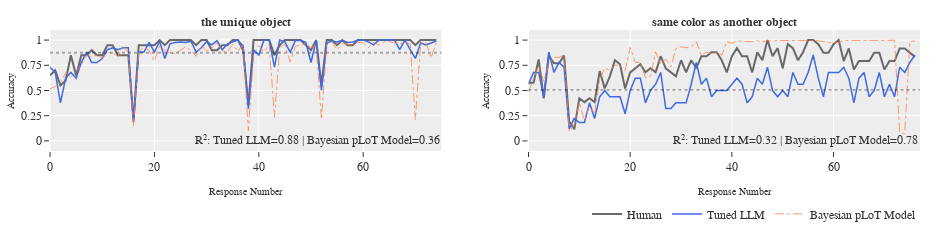

The cell this chart's notebook holds for it:
### Code cell
# concepts = make_rule_threes(data['TunFOL'][0])
pretty_name = {'PTG16': 'Bayesian pLoT Model', 
                    'Tuned112-7B': 'Tuned LLM', 
                    'Tuned112-7B-AnswerLoss': 'Tuned-CE', 
                    'Pretrained-7B': 'Pretrained LLM',
                    'Tuned92-7B': 'Pretrained',
                    'GPT2-Tuned112': "GPT2-Tuned"}

fig = plot_trajectory_graphs(concepts=[
                            # ['hg201', 'hg200'],
                            # primitives_or,
                            # SUBSETS['tuned92-heldout']
                            # SUBSETS['fol']
                            ['hg96', 'hg63']
                            # ['hg45', 'hg68']
                            # ['hg03', 'hg04', 'hg18', 'hg19', 'hg20', 'hg24', 'hg09']
                            # ['hg84', 'hg89', 'hg08', 'hg103', 'hg75']
                            # make_rule_threes(data_files['Pretrained-7B'], 
                            #     search_within_concepts=SUBSETS['tuned112']
                            # )
                            # find_biggest_diff(data_files['PTG16'], data_files['Tuned112-7B'], 
                            #     search_within_concepts=SUBSETS['boolean'])
                            # find_biggest_diff(data_files['Pretrained-7B'], data_files['Tuned112-7B'], 
                            #     metric = lambda x: x['macc'],
                                # search_within_concepts=SUBSETS['fol']
                                # )
                            # find_biggest_diff(data_files['Pretrained-7B'], data_files['Tuned112-7B'], 
                            #     search_within_concepts=SUBSETS['fol'])
                            ][0],
                        sources={k: data_files[k] for k in 
                            ['Tuned112-7B', 'PTG16']
                        },
                        num_cols=2,
                        width_per_col=300,
                        color_dash_dict=color_and_dash,
                        pretty_name_dict=pretty_name,
                        height_per_row=200,
                        readable_names=True,
                        end_early=1000)

fig.add_annotation(text='Response Number', xref='x domain', yref='paper', x=1.85, y=-0.4, showarrow=False, font_size=10, font_family='times new roman')
fig.add_annotation(text='Accuracy', xref='x domain', yref='paper', x=-0.12, y=0.5, showarrow=False, font_size=10, font_family='times new roman', textangle=-90)
fig.add_annotation(text='Accuracy', xref='x domain', yref='paper', x=1.13, y=0.5, showarrow=False, font_size=10, font_family='times new roman', textangle=-90)
fig.add_annotation(text='Response Number', xref='x domain', yref='paper', x=0.5, y=-0.4, showarrow=False, font_size=10, font_family='times new roman')
# fig.add_annotation(text='Accuracy', xref='x domain', yref='paper', x=-0.12, y=0.1, showarrow=False, font_size=10, font_family='times new roman', textangle=-90)
fig.update_layout(legend=dict(orientation="h", itemwidth=30, yanchor="top", y=-0.4,
        xanchor="right",
        x=1, font={'family': 'times_new_roman'}))

fig.update_traces({'line': {'width': 0.8, 'dash': 'dashdot'}}, selector=lambda x: x['legendgroup'] == 'PTG16')
fig.update_traces({'line': {'width': 1.2}}, selector=lambda x: x['legendgroup'] == 'Pretrained-7B')
fig.update_layout(width=950, showlegend=True)
fig.show()
fig.write_image('./analysis/fig/e3_comparison_horz.pdf')

### Figure 1 — Plotly figure (JSON) as saved in the notebook; plotly's stock layout.template omitted (floating-point values rounded to 4 significant figures)
{"data": [{"legendgroup": "1", "line": {"color": "rgb(105,105,105)"}, "name": "Human", "showlegend": true, "type": "scatter", "x": [0, 1, 2, 3, 4, 5, 6, 7, 8, 9, 10, 11, 12, 13, 14, 15, 16, 17, 18, 19, 20, 21, 22, 23, 24, 25, 26, 27, 28, 29, 30, 31, 32, 33, 34, 35, 36, 37, 38, 39, 40, 41, 42, 43, 44, 45, 46, 47, 48, 49, 50, 51, 52, 53, 54, 55, 56, 57, 58, 59, 60, 61, 62, 63, 64, 65, 66, 67, 68, 69, 70, 71, 72, 73, 74], "xaxis": "x", "y": [0.65, 0.7, 0.55, 0.6, 0.85, 0.65, 0.85, 0.85, 0.9, 0.85, 0.85, 0.95, 0.95, 0.85, 0.85, 0.85, 0.2, 0.95, 0.95, 0.95, 0.95, 1, 0.95, 1, 1, 1, 1, 1, 0.95, 1, 1, 0.9, 0.9, 0.95, 0.95, 1, 1, 0.9, 0.35, 1, 1, 1, 1, 0.85, 0.95, 1, 1, 1, 1, 0.95, 0.9, 1, 0.55, 1, 1, 0.95, 1, 0.95, 0.95, 1, 1, 1, 1, 1, 1, 1, 1, 1, 1, 1, 0.95, 1, 1, 1, 1], "yaxis": "y"}, {"legendgroup": "Tuned112-7B", "line": {"color": "royalblue", "dash": "solid", "width": 1.5}, "name": "Tuned LLM", "showlegend": true, "type": "scatter", "x": [0, 1, 2, 3, 4, 5, 6, 7, 8, 9, 10, 11, 12, 13, 14, 15, 16, 17, 18, 19, 20, 21, 22, 23, 24, 25, 26, 27, 28, 29, 30, 31, 32, 33, 34, 35, 36, 37, 38, 39, 40, 41, 42, 43, 44, 45, 46, 47, 48, 49, 50, 51, 52, 53, 54, 55, 56, 57, 58, 59, 60, 61, 62, 63, 64, 65, 66, 67, 68, 69, 70, 71, 72, 73, 74], "xaxis": "x", "y": [0.7311, 0.6792, 0.3775, 0.6225, 0.6792, 0.6225, 0.7773, 0.8808, 0.7773, 0.7773, 0.8176, 0.9047, 0.9241, 0.9047, 0.9241, 0.9241, 0.1824, 0.8808, 0.8808, 0.977, 0.8808, 0.9859, 0.8176, 0.9627, 0.977, 0.982, 0.977, 0.989, 0.8808, 0.9241, 0.9859, 0.9526, 0.9948, 0.9047, 0.9627, 0.982, 1.0, 0.9399, 0.3208, 0.9047, 0.852, 1.0, 1.0, 0.7311, 1.0, 0.982, 0.8808, 0.9948, 0.9981, 0.977, 0.7773, 1.0, 0.5, 0.9707, 0.9914, 0.982, 0.9985, 0.977, 0.982, 1.0, 1.0, 0.982, 0.9526, 1.0, 1.0, 1.0, 1.0, 0.9047, 1.0, 0.9047, 0.8176, 0.9707, 0.9526, 0.9707, 0.9914], "yaxis": "y"}, {"legendgroup": "PTG16", "line": {"color": "coral", "dash": "dashdot", "width": 0.8}, "name": "Bayesian pLoT Model", "showlegend": true, "type": "scatter", "x": [0, 1, 2, 3, 4, 5, 6, 7, 8, 9, 10, 11, 12, 13, 14, 15, 16, 17, 18, 19, 20, 21, 22, 23, 24, 25, 26, 27, 28, 29, 30, 31, 32, 33, 34, 35, 36, 37, 38, 39, 40, 41, 42, 43, 44, 45, 46, 47, 48, 49, 50, 51, 52, 53, 54, 55, 56, 57, 58, 59, 60, 61, 62, 63, 64, 65, 66, 67, 68, 69, 70, 71, 72, 73, 74], "xaxis": "x", "y": [0.5162, 0.5391, 0.5747, 0.6766, 0.6309, 0.687, 0.7568, 0.8517, 0.8354, 0.8517, 0.8192, 0.8765, 0.8719, 0.8391, 0.9459, 0.8731, 0.1538, 0.8868, 0.9274, 0.8983, 0.7911, 0.9456, 0.8989, 0.8669, 0.8681, 0.9023, 0.9333, 0.8968, 0.8396, 0.942, 0.8923, 0.9183, 0.9705, 0.8899, 0.882, 0.9595, 0.8876, 0.9592, 0.1014, 0.86, 0.9463, 0.8831, 0.9596, 0.2352, 0.9309, 0.9557, 0.7839, 0.9369, 0.952, 0.9559, 0.9284, 0.9409, 0.2118, 0.9486, 0.9845, 0.9032, 0.9627, 0.9612, 0.9425, 0.9786, 0.9724, 0.9276, 0.9775, 0.9502, 0.9837, 0.9825, 0.9744, 0.9612, 0.9776, 0.9619, 0.2125, 0.9702, 0.9774, 0.8252, 0.9718], "yaxis": "y"}, {"legendgroup": "1", "line": {"color": "rgb(105,105,105)"}, "name": "Human", "showlegend": false, "type": "scatter", "x": [0, 1, 2, 3, 4, 5, 6, 7, 8, 9, 10, 11, 12, 13, 14, 15, 16, 17, 18, 19, 20, 21, 22, 23, 24, 25, 26, 27, 28, 29, 30, 31, 32, 33, 34, 35, 36, 37, 38, 39, 40, 41, 42, 43, 44, 45, 46, 47, 48, 49, 50, 51, 52, 53, 54, 55, 56, 57, 58, 59, 60, 61, 62, 63, 64, 65, 66, 67, 68, 69, 70, 71, 72, 73, 74, 75, 76], "xaxis": "x2", "y": [0.5769, 0.5769, 0.8077, 0.4231, 0.8462, 0.7692, 0.7692, 0.8462, 0.1923, 0.1154, 0.4231, 0.3846, 0.4231, 0.3846, 0.6923, 0.52, 0.64, 0.8, 0.76, 0.52, 0.68, 0.72, 0.76, 0.68, 0.72, 0.68, 0.84, 0.72, 0.68, 0.64, 0.8, 0.68, 0.8, 0.72, 0.84, 0.84, 0.88, 0.88, 0.8, 0.68, 0.84, 0.92, 0.84, 0.84, 0.68, 0.88, 0.8, 1, 0.84, 0.92, 0.72, 0.96, 0.92, 0.8, 0.88, 1, 1, 0.96, 0.875, 0.875, 0.9583, 1, 0.7917, 0.9167, 0.7083, 0.7917, 0.7917, 0.7917, 0.875, 0.875, 0.7083, 0.7917, 0.7917, 0.9167, 0.9167, 0.875, 0.8333], "yaxis": "y2"}, {"legendgroup": "Tuned112-7B", "line": {"color": "royalblue", "dash": "solid", "width": 1.5}, "name": "Tuned LLM", "showlegend": false, "type": "scatter", "x": [0, 1, 2, 3, 4, 5, 6, 7, 8, 9, 10, 11, 12, 13, 14, 15, 16, 17, 18, 19, 20, 21, 22, 23, 24, 25, 26, 27, 28, 29, 30, 31, 32, 33, 34, 35, 36, 37, 38, 39, 40, 41, 42, 43, 44, 45, 46, 47, 48, 49, 50, 51, 52, 53, 54, 55, 56, 57, 58, 59, 60, 61, 62, 63, 64, 65, 66, 67, 68, 69, 70, 71, 72, 73, 74, 75, 76], "xaxis": "x2", "y": [0.5622, 0.6792, 0.6792, 0.4378, 0.8808, 0.6792, 0.7773, 0.7311, 0.1192, 0.2227, 0.1824, 0.1824, 0.3775, 0.2227, 0.4378, 0.5, 0.4378, 0.4378, 0.4378, 0.2689, 0.5, 0.6225, 0.6225, 0.3775, 0.5, 0.5622, 0.6792, 0.3208, 0.3208, 0.3775, 0.3775, 0.3775, 0.5622, 0.7773, 0.5622, 0.6225, 0.4378, 0.5, 0.5, 0.5, 0.5622, 0.6225, 0.5622, 0.3775, 0.4378, 0.6225, 0.5622, 0.7311, 0.5, 0.4378, 0.5, 0.4378, 0.6792, 0.5622, 0.5622, 0.6792, 0.852, 0.6225, 0.4378, 0.6792, 0.6792, 0.6792, 0.7311, 0.6225, 0.3775, 0.6225, 0.6792, 0.4378, 0.5, 0.6792, 0.4378, 0.5622, 0.4378, 0.7311, 0.6792, 0.7773, 0.852], "yaxis": "y2"}, {"legendgroup": "PTG16", "line": {"color": "coral", "dash": "dashdot", "width": 0.8}, "name": "Bayesian pLoT Model", "showlegend": false, "type": "scatter", "x": [0, 1, 2, 3, 4, 5, 6, 7, 8, 9, 10, 11, 12, 13, 14, 15, 16, 17, 18, 19, 20, 21, 22, 23, 24, 25, 26, 27, 28, 29, 30, 31, 32, 33, 34, 35, 36, 37, 38, 39, 40, 41, 42, 43, 44, 45, 46, 47, 48, 49, 50, 51, 52, 53, 54, 55, 56, 57, 58, 59, 60, 61, 62, 63, 64, 65, 66, 67, 68, 69, 70, 71, 72, 73, 74, 75, 76], "xaxis": "x2", "y": [0.4864, 0.6183, 0.7467, 0.5882, 0.7633, 0.8289, 0.8281, 0.853, 0.09344, 0.1602, 0.379, 0.2008, 0.3453, 0.2692, 0.6042, 0.7219, 0.6958, 0.7524, 0.7465, 0.6919, 0.9285, 0.7794, 0.7781, 0.6272, 0.6434, 0.8844, 0.7643, 0.8096, 0.7356, 0.9152, 0.9343, 0.9235, 0.934, 0.9851, 0.8483, 0.8816, 0.8566, 0.8808, 0.8499, 0.9845, 0.9686, 0.9916, 0.9918, 0.9854, 0.9841, 0.9947, 0.9845, 0.9952, 0.988, 0.9966, 0.9949, 0.998, 0.997, 0.9966, 0.9951, 0.9947, 0.9947, 0.9939, 0.9834, 0.9762, 0.9777, 0.9764, 0.9966, 0.9967, 0.9911, 0.9933, 0.9961, 0.9961, 0.9955, 0.9953, 0.9968, 0.9969, 0.9995, 0.08668, 0.07134, 0.9848, 0.992], "yaxis": "y2"}], "layout": {"annotations": [{"font": {"family": "times new roman", "size": 12}, "showarrow": false, "text": "<b>the unique object</b>", "x": 0.225, "xanchor": "center", "xref": "paper", "y": 1, "yanchor": "bottom", "yref": "paper"}, {"font": {"family": "times new roman", "size": 12}, "showarrow": false, "text": "<b>same color as another object</b>", "x": 0.775, "xanchor": "center", "xref": "paper", "y": 1, "yanchor": "bottom", "yref": "paper"}, {"font": {"family": "times new roman", "size": 12}, "showarrow": false, "text": "R²: Tuned LLM=0.88 | Bayesian pLoT Model=0.36", "x": 75, "xanchor": "right", "xref": "x", "y": 0, "yref": "y"}, {"font": {"family": "times new roman", "size": 12}, "showarrow": false, "text": "Accuracy", "x": 37.5, "xanchor": "right", "xref": "x", "y": -1, "yref": "y"}, {"font": {"family": "times new roman", "size": 12}, "showarrow": false, "text": "R²: Tuned LLM=0.32 | Bayesian pLoT Model=0.78", "x": 77, "xanchor": "right", "xref": "x2", "y": 0, "yref": "y2"}, {"font": {"family": "times new roman", "size": 12}, "showarrow": false, "text": "Accuracy", "x": 38.5, "xanchor": "right", "xref": "x2", "y": -1, "yref": "y2"}, {"font": {"family": "times new roman", "size": 10}, "showarrow": false, "text": "Response Number", "x": 1.85, "xref": "x domain", "y": -0.4, "yref": "paper"}, {"font": {"family": "times new roman", "size": 10}, "showarrow": false, "text": "Accuracy", "textangle": -90, "x": -0.12, "xref": "x domain", "y": 0.5, "yref": "paper"}, {"font": {"family": "times new roman", "size": 10}, "showarrow": false, "text": "Accuracy", "textangle": -90, "x": 1.13, "xref": "x domain", "y": 0.5, "yref": "paper"}, {"font": {"family": "times new roman", "size": 10}, "showarrow": false, "text": "Response Number", "x": 0.5, "xref": "x domain", "y": -0.4, "yref": "paper"}], "height": 200, "legend": {"font": {"family": "times_new_roman"}, "itemwidth": 30, "orientation": "h", "x": 1, "xanchor": "right", "y": -0.4, "yanchor": "top"}, "margin": {"b": 50, "l": 50, "r": 30, "t": 30}, "shapes": [{"line": {"color": "black", "dash": "dot", "width": 2}, "type": "line", "x0": 0, "x1": 1, "xref": "x domain", "y0": 0.8756, "y1": 0.8756, "yref": "y"}, {"line": {"color": "black", "dash": "dot", "width": 2}, "type": "line", "x0": 0, "x1": 1, "xref": "x2 domain", "y0": 0.5041, "y1": 0.5041, "yref": "y2"}], "showlegend": true, "width": 950, "xaxis": {"anchor": "y", "domain": [0, 0.45], "tickfont": {"family": "times new roman"}}, "xaxis2": {"anchor": "y2", "domain": [0.55, 1], "tickfont": {"family": "times new roman"}}, "yaxis": {"anchor": "x", "domain": [0, 1], "dtick": 0.25, "range": [-0.1, 1.1], "showticklabels": true, "tickfont": {"family": "times new roman"}}, "yaxis2": {"anchor": "x2", "domain": [0, 1], "dtick": 0.25, "matches": "y", "range": [-0.1, 1.1], "showticklabels": true, "tickfont": {"family": "times new roman"}}}}
